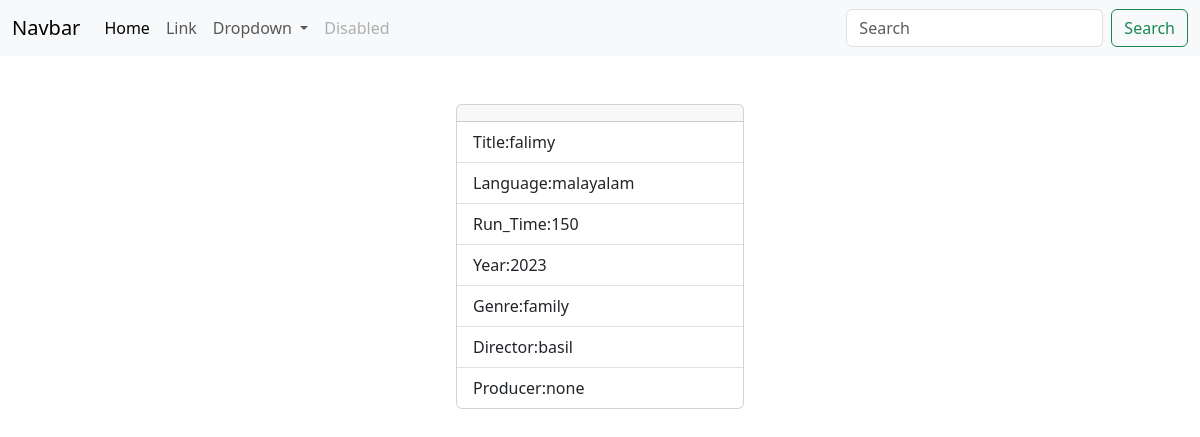
Screenshot of /movies/13/ with the database file from the repository.
### myapp/models.py (models this page shows, shortened)
class Movie(models.Model):
    title=models.CharField(max_length=200)
    year=models.CharField(max_length=200)
    director=models.CharField(max_length=200)
    run_time=models.PositiveIntegerField()
    language=models.CharField(max_length=200)
    genre=models.CharField(max_length=200)
    producer=models.CharField(max_length=200,null=True)

### myapp/views.py (the view)
# urls.py: path("movies/<int:pk>/",views.MovieDetailsView.as_view(),name="movie-details"),
class MovieDetailsView(View):
    def get(self,request,*args,**kwargs):
        id=kwargs.get("pk")
        qs=Movie.objects.get(id=id)
        return render(request,"movie_details.html",{"data":qs})

### myapp/templates/movie_details.html (shortened to what this page needs)
{%extends 'base.html'%}
{%block main_block%}
<div class="container mt-5 d-flex justify-content-center">
    <div class="card" style="width: 18rem; ">
        <div class="card-header ">
        </div>
        <ul class="list-group list-group-flush">
        <li class="list-group-item">Title:{{data.title}}</li>
        <li class="list-group-item">Language:{{data.language}}</li>
        <li class="list-group-item">Run_Time:{{data.run_time}}</li>
        <li class="list-group-item">Year:{{data.year}}</li>
        <li class="list-group-item">Genre:{{data.genre}}</li>
        <li class="list-group-item">Director:{{data.director}}</li>
        <li class="list-group-item">Producer:{{data.producer}}</li>
    </ul>
    </div>
</div>
{%endblock%}

### rows the page displays
Movie: title "falimy", language "malayalam", run_time "150", year "2023", genre "family", director "basil", producer "none"
